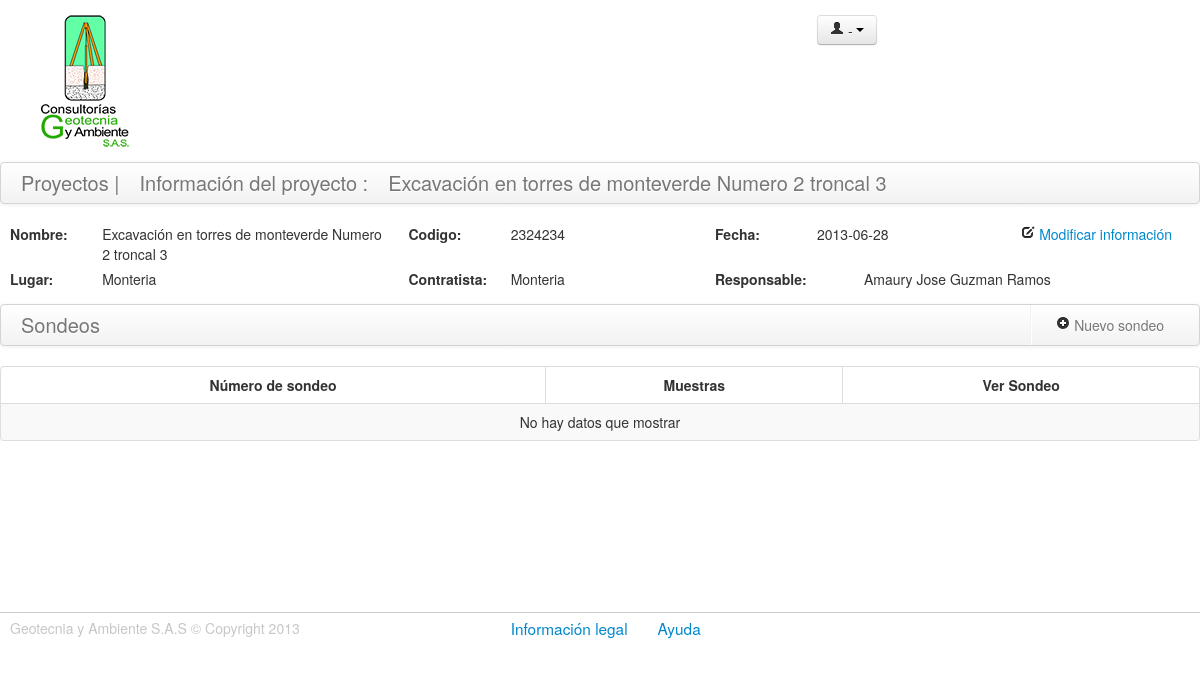
The app's page /sondeos.php?idp=109 with its own data.
### tables this page shows
CREATE TABLE IF NOT EXISTS `proyectos` (
  `id_proyecto` int(30) NOT NULL AUTO_INCREMENT COMMENT 'Id del proyecto\r\n',
  `codigo_proyecto` int(30) NOT NULL COMMENT 'Codigo unico de proyecto',
  `nombre_proyecto` varchar(200) DEFAULT NULL COMMENT 'Nombre del proyecto',
  `lugar` varchar(200) DEFAULT NULL COMMENT 'Lugar donde se realiza el proyecto\r\n',
  `contratista` varchar(100) DEFAULT NULL COMMENT 'Nombre del contratista\r\n',
  `fecha` date NOT NULL COMMENT 'Fecha del proyecto\r\n',
  `fk_id_autor` int(11) NOT NULL,
  `fk_id_responsable` int(19) NOT NULL,
  `estado` int(11) NOT NULL DEFAULT '1',
  PRIMARY KEY (`id_proyecto`),
  UNIQUE KEY `codigo_proyecto` (`codigo_proyecto`),
  KEY `fk_id_autor` (`fk_id_autor`),
  KEY `fk_id_responsable` (`fk_id_responsable`)
);

CREATE TABLE IF NOT EXISTS `usuarios` (
  `id_usuario` int(30) NOT NULL AUTO_INCREMENT COMMENT 'Id del usuario',
  `cedula` int(30) NOT NULL COMMENT 'Cedula de los usuarios del sistema\r\n',
  `nombres` varchar(100) NOT NULL COMMENT 'Nombres del usuario',
  `apellidos` varchar(100) NOT NULL COMMENT 'Apellidos usuario',
  `tipo` varchar(100) NOT NULL COMMENT 'Tipo de usuario: Laboratorista , Ingeniero , Administrador.',
  `nombre_usuario` varchar(100) NOT NULL COMMENT 'Nombre de usuario',
  `password` varchar(50) NOT NULL COMMENT 'Contraseña',
  `estado` int(11) NOT NULL,
  PRIMARY KEY (`id_usuario`),
  UNIQUE KEY `cedula` (`cedula`)
);

### includes/proyectos.php (called while the page is built, shortened)
<?php
class proyectos extends DataBase {
    public function getDatosProyecto( $idp ) {
        $retorno = false;
        $sql = "SELECT
                      p.id_proyecto,
                      p.codigo_proyecto,
                      p.nombre_proyecto,
                      p.lugar,
                      p.contratista,
                      p.fecha,
                      p.fk_id_responsable,
                      r.Nombres as nombres_responsable,
                      r.apellidos as apellidos_responsable
                 FROM
                      proyectos p,usuarios r
                 where
                       p.fk_id_responsable=r.id_usuario and p.id_proyecto='".$this->real_escape_string($idp)."' and p.estado='1' LIMIT 1";
        $respuesta = $this -> query($sql);
        if ($respuesta) {
            $retorno = $respuesta -> fetch_object();
        }
        return $retorno;
    }
}
?>

### includes/sondeos.php (called while the page is built, shortened)
<?php
class sondeos extends DataBase {
	function getListaSondeos( $idp ) {
		$retorno = false;
		$sql = "SELECT
  `s`.`id_sondeo`,
  `s`.`nivel_freatico`,
  `s`.`profundidad_superficie`,
  `s`.`estado`,
  `s`.`fk_id_tipo_superficie`,
  `s`.`fk_idproyecto`,
  (SELECT count(*) FROM muestras WHERE fk_idsondeo=s.id_sondeo ) AS cantidad
FROM
  `sondeos` `s`
  where fk_idproyecto='$idp'";
		$respuesta = $this->query($sql);
		if ( $respuesta ) {
			$matriz = array();
			$retorno = $matriz;
		}
		return $retorno;
	}
}
?>

### sondeos.php (the view, shortened to what this page needs)
<?php
  require_once('includes/proyectos.php');
  require_once('includes/sondeos.php');
  $data=$_SESSION['usuario'];
  $proyectosClass = new proyectos();
  $sondeosClass = new sondeos();
  $proyectos = $proyectosClass->getDatosProyecto($_GET['idp']);
  $sondeos = $sondeosClass->getListaSondeos($_GET['idp']);
  ?>
<!DOCTYPE html>
<html class="no-js">
  <head>
    <link rel="stylesheet" href="assets/css/bootstrap.css">
    <link rel="stylesheet" href="assets/css/base.css">
    <link rel="stylesheet" href="assets/css/sondeos.css">
    <link rel="stylesheet" href="http://code.jquery.com/ui/1.10.1/themes/base/jquery-ui.css" />
  </head>
  <body >
    <div class="row-fluid header">
      <div class="span2">
        <a href="proyectos.php">
          <figure class="logo"></figure>
        </a>
      </div>
      <h3 class="span4 header-title"></h3>
      <div class="btn-group span3 offset2 datos-perfil ">
        <a class="btn dropdown-toggle" data-toggle="dropdown" href="#">
        <span>
        <i class="icon-user"></i><?php echo $data['tipo']." - ".$data['nombres']." ".$data['apellidos'] ; ?>
        </span>
        <span class="caret"></span>
        </a>
      </div>
    </div>
    <div class="row-fluid cuerpo-proyectos">
      <div class="navbar">
        <div class="navbar-inner">
          <div class="container">
            <a class="brand" id="listar" href="proyectos.php" data-toggle="tooltip" title="Click para ver todos los proyectos">Proyectos |</a>
            <a class="brand" id="listar" href="#" data-toggle="tooltip" title="Debajo puedes ver la información del proyecto">Información del proyecto :</a>
            <a class="brand" id="listar" href="#" data-toggle="tooltip" title="Nombre del proyecto actual"><?php echo $proyectos->nombre_proyecto; ?></a>
          </div>
        </div>
      </div>
      <div class="info_proyecto" id='infoproyecto'>
        <div class="row-fluid">
          <label for="nombre_proyecto_label" class="span1 title">Nombre:</label>
          <label id="lb_nombre_proyecto" for="nombre_proyecto" class="span3">
          <?php echo $proyectos->nombre_proyecto; ?>
          </label>
          <label for="codigo_proyecto_label" class="span1 title">Codigo:</label>
          <label id="lb_codigo_proyecto" for="codigo_proyecto" class="span2">
          <?php echo $proyectos->codigo_proyecto; ?>
          </label>
          <label for="fecha_proyecto_label" class="span1 title">Fecha:</label>
          <label id="lb_fecha_proyecto" for="fecha_proyecto" class="span1">
          <?php echo $proyectos->fecha; ?>
          </label>
          <a href="#modalProyecto" role="button" data-toggle="modal" class=" span2 offset1">
          <i class="icon-edit"></i> Modificar información
          </a>
        </div>
        <div class="row-fluid">
          <label for="nombre_proyecto_label" class="span1 title">Lugar:</label>
          <label id="lb_lugar_proyecto" for="nombre_proyecto" class="span3">
          <?php echo $proyectos->lugar; ?>
          </label>
          <label for="fecha_proyecto_label" class="span1 title">Contratista:</label>
          <label id="lb_contratista_proyecto" for="fecha_proyecto" class="span2">
          <?php echo $proyectos->contratista; ?>
          </label>
          <label for="fecha_proyecto_label" class="span1 title">Responsable:</label>
          <label id="lb_responsable" for="responsable"   class="span3 alineacionc">
          <?php echo $proyectos->nombres_responsable.' '.$proyectos->apellidos_responsable; ?>
          </label>
        </div>
      </div>
      <div class="navbar">
        <div class="navbar-inner">
          <div class="container">
            <a class="brand" id="listar" href="#">Sondeos</a>
            <ul class="nav pull-right">
              <li class="divider-vertical"></li>
              <li>
                <a href="#nuevosondeo" role="button"  data-toggle="modal">
                <i  class="icon-plus-sign"></i> Nuevo sondeo
                </a>
              </li>
            </ul>
          </div>
        </div>
      </div>
      <table id="sondeos" class="table table-hover table-striped table-bordered ">
        <thead>
          <tr>
            <th>Número de sondeo</th>
            <th>Muestras</th>
            <th>Ver Sondeo</th>
          </tr>
        </thead>
        <tbody>
            <?php if ( count( $sondeos ) > 0 ) : ?>
            <?php $i = 1; ?>
            <?php foreach ( $sondeos as $sondeo ) : ?>
            <tr>
            <td><span class="titulo-proyectos"><?php echo $i; ?></span></td>
            <td><span class="badge"><?php echo $sondeo->cantidad; ?></span></td>
            <td><a href="muestras.php?idp=<?php echo $sondeo->fk_idproyecto; ?>&ids=<?php echo $sondeo->id_sondeo; ?>&numsondeo=<?php echo $i; ?>"><i class="icon-pencil"></a></td>
            <?php if ( $data['tipo']=='Administrador' || $data['tipo']=='Ingeniero'  ) : ?>
              <td>
                <a class="eliminarSondeo" href="#"><i class="icon-remove"></i></a>
                <form action="save.php">
                  <input type="hidden" name="func" value="eliminarSondeo">
                  <input type="hidden" name="idSondeo" value="<?php echo $sondeo->id_sondeo; ?>">
                </form>
              </td>
            </tr>
            <?php endif ?>
            <?php $i++; ?>
            <?php endforeach; ?>
            <?php else: ?>
          <tr>
            <?php if ( $data['tipo']=='Administrador' || $data['tipo']=='Ingeniero' ) : ?>
              <td colspan="4">No hay datos que mostrar</td>
            <?php else: ?>
               <td colspan="3">No hay datos que mostrar</td>
            <?php endif ?>
          </tr>
          <?php endif ?>
        </tbody>
      </table>
    </div>
    <div class="row-fluid footer ">
      <footer class="span12">
        <p class="copiright span4" >Geotecnia y Ambiente S.A.S &copy; Copyright 2013</p>
        <p class="span6 offset1"><a href="#legal" role="button" data-toggle="modal" class="links-footer">Información legal</a><a href="#Ayuda" role="button" data-toggle="modal" class="links-footer">Ayuda</a>
        </p>
      </footer>
    </div>
  </body>
</html>

### assets/css/base.css (style rules this page uses)
.logo { background:url(../img/logo_geotecnia.png) no-repeat; height: 134px; width: 90px; transition:all 0.5s ease-in; }
.header { border-bottom: 1px solid #CCC }
.header-title { margin-top: 100px; font-family: 'Open Sans', sans-serif; font-weight: 500; }
.datos-perfil { margin-top: 15px; }
.copiright { color: #c7c7c7; padding-left: 10px; }
.footer { border-top: 1px solid #CCC; padding: 5px 0 0 0 ; }
a.links-footer { font-size: 1.1em; font-weight: 500; padding-right: 30px; transition:all 0.5s ease-in; }

### assets/css/sondeos.css (style rules this page uses)
.header { border-bottom: none; }
.table td { text-align: center; }
.table th { text-align: center; }
.cuerpo-proyectos { min-height:450px; }
.title { font-weight: bold; }
.info_proyecto label:first-child { padding-left: 10px; }
.alineacionc { text-align: center; }

### records on screen
proyectos: nombre_proyecto "Excavación en torres de monteverde Numero 2 troncal 3", codigo_proyecto "2324234", fecha "2013-06-28", lugar "Monteria", contratista "Monteria", fk_id_autor.nombres "Amaury Jose", fk_id_autor.apellidos "Guzman Ramos"
